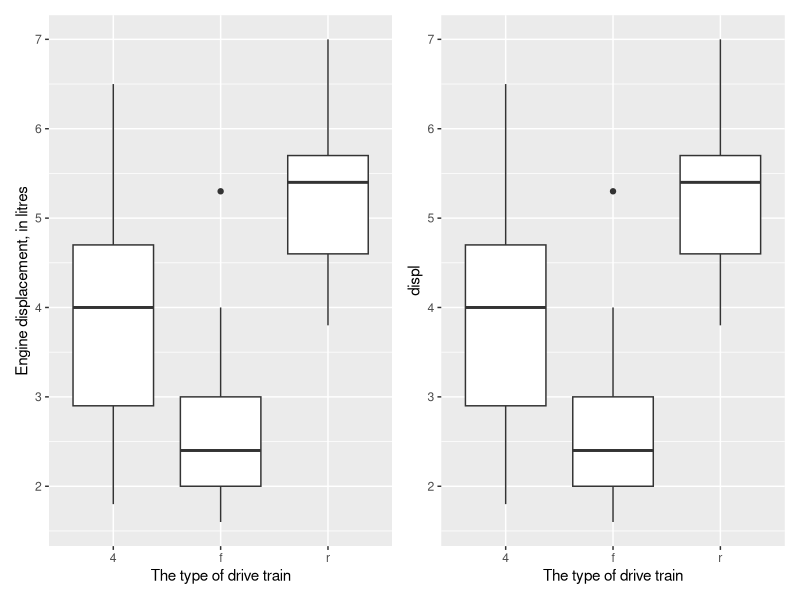
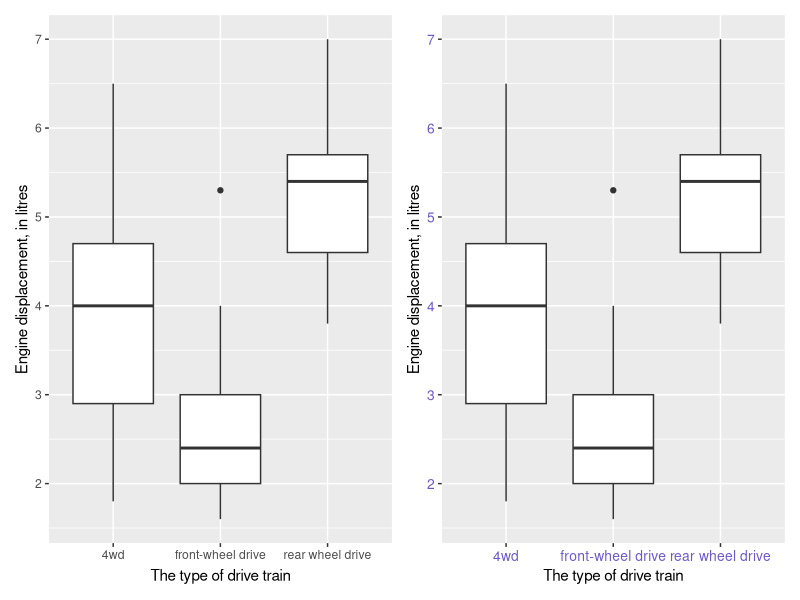
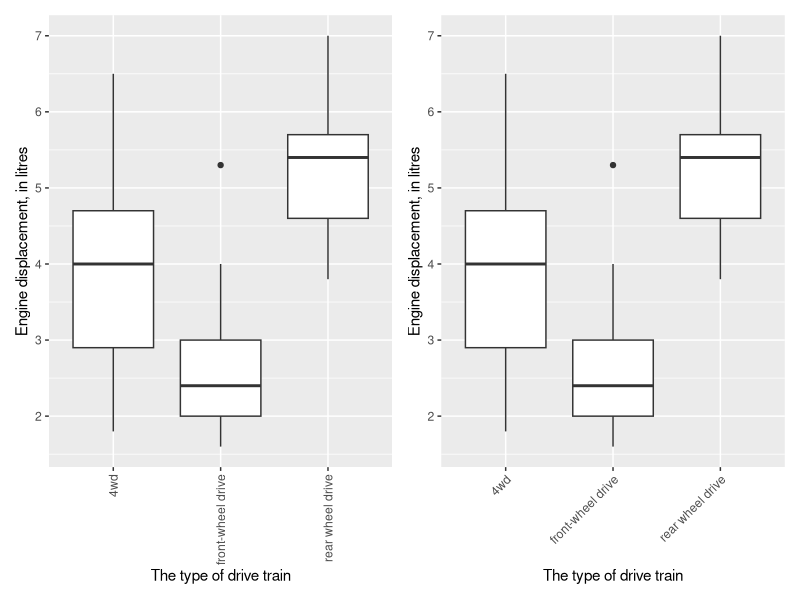
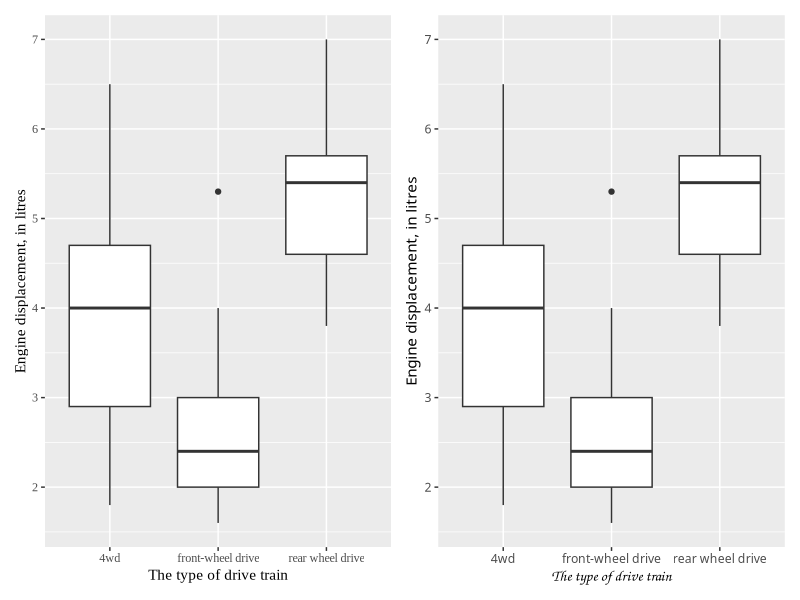
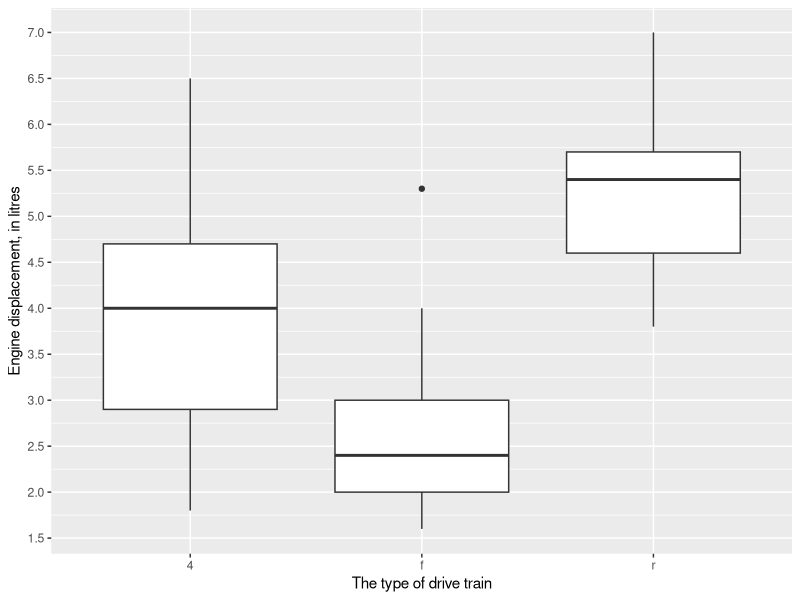
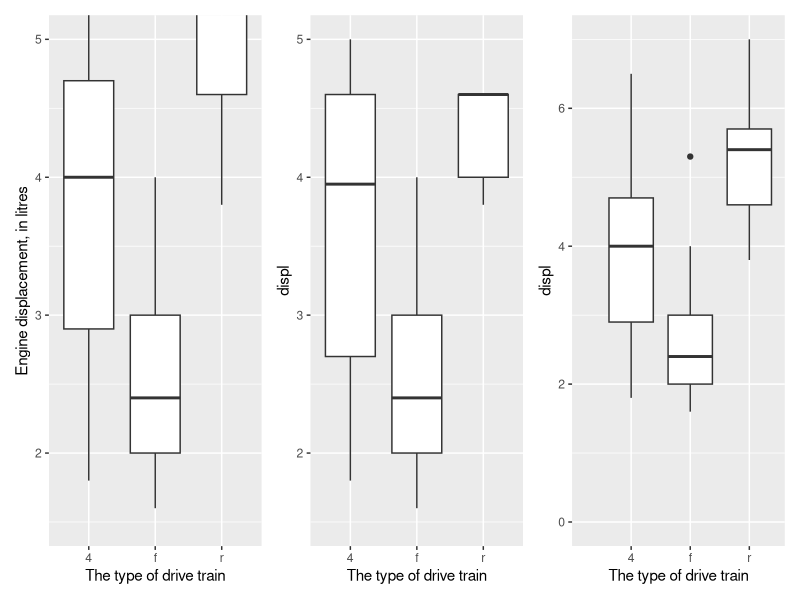
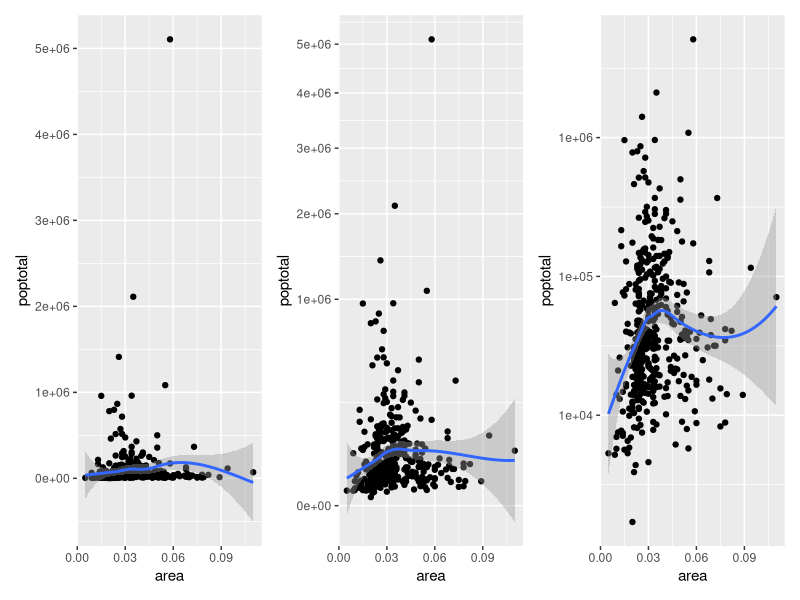

R code for these plots, in order:
## ---- chunk 1
library(ggplot2)
library(patchwork)
## ---- chunk 2
g1=ggplot(mpg, aes(x = drv, y = displ)) +
      geom_boxplot()+ labs(x = "The type of drive train", y = "Engine displacement, in litres") 
g2=ggplot(mpg, aes(x = drv, y = displ)) +
      geom_boxplot()+ xlab("The type of drive train")
g1+g2
## ---- chunk 3
g1=ggplot(mpg, aes(x = drv, y = displ)) +
      geom_boxplot()+ 
  labs(x = "The type of drive train", y = "Engine displacement, in litres") +
  scale_x_discrete(label = c("4wd","front-wheel drive","rear wheel drive"))

g2=ggplot(mpg, aes(x = drv, y = displ)) +
      geom_boxplot()+ 
  labs(x = "The type of drive train", y = "Engine displacement, in litres") +
  scale_x_discrete(label = c("4wd","front-wheel drive","rear wheel drive"))+
  theme(axis.text = element_text(color = "slateblue",
                                size = 10))

g1+g2
## ---- chunk 4
g1=ggplot(mpg, aes(x = drv, y = displ)) +
      geom_boxplot()+ 
  labs(x = "The type of drive train", y = "Engine displacement, in litres") +
  scale_x_discrete(label = c("4wd","front-wheel drive","rear wheel drive"))+ 
  theme(axis.text.x = element_text(angle = 90, vjust = 0.5, hjust=1))

g2=ggplot(mpg, aes(x = drv, y = displ)) +
      geom_boxplot()+ 
  labs(x = "The type of drive train", y = "Engine displacement, in litres") +
  scale_x_discrete(label = c("4wd","front-wheel drive","rear wheel drive"))+ 
  theme(axis.text.x = element_text(angle = 45, hjust = 1))

g1+g2
## ---- chunk 5
g1=ggplot(mpg, aes(x = drv, y = displ)) +
      geom_boxplot()+ 
  labs(x = "The type of drive train", y = "Engine displacement, in litres") +
  scale_x_discrete(label = c("4wd","front-wheel drive","rear wheel drive"))+
  theme(text = element_text(family = "Times New Roman"))

g2=ggplot(mpg, aes(x = drv, y = displ)) +
      geom_boxplot()+ 
  labs(x = "The type of drive train", y = "Engine displacement, in litres") +
  scale_x_discrete(label = c("4wd","front-wheel drive","rear wheel drive"))+
  theme(plot.title    = element_text(family = "mono"),
        plot.subtitle = element_text(family = "sans"),
        axis.title.x  = element_text(family = "Comic Sans MS"),
        axis.title.y  = element_text(family = "AppleGothic"),
        axis.text.x   = element_text(family = "Optima"),
        axis.text.y   = element_text(family = "Luminari"))

g1+g2
##On a Mac, you can go to the “Font Book” application and have a look at the list of fonts there. 

## ---- chunk 6
ggplot(mpg, aes(x = drv, y = displ)) +
      geom_boxplot()+ labs(x = "The type of drive train", y = "Engine displacement, in litres") + scale_y_continuous(breaks = seq(0, 7, by = 0.5))
## ---- chunk 7
g1=ggplot(mpg, aes(x = drv, y = displ)) +
      geom_boxplot()+ labs(x = "The type of drive train", y = "Engine displacement, in litres")+coord_cartesian(ylim = c(1.5, 5))
g2=ggplot(mpg, aes(x = drv, y = displ)) +
      geom_boxplot()+ xlab("The type of drive train")+ylim(c(1.5, 5))
g3=ggplot(mpg, aes(x = drv, y = displ)) +
      geom_boxplot()+ xlab("The type of drive train")+expand_limits(x = 0, y = 0)
g1+g2+g3
## ---- chunk 8
g1=ggplot(midwest, aes(x = area,y = poptotal)) +
  geom_point() +
  geom_smooth()
g2=ggplot(midwest, aes(x = area,y = poptotal)) +
  geom_point() +
  geom_smooth()+ scale_y_sqrt()
g3=ggplot(midwest, aes(x = area,y = poptotal)) +
  geom_point() +
  geom_smooth()+ scale_y_log10()
g1+g2+g3
